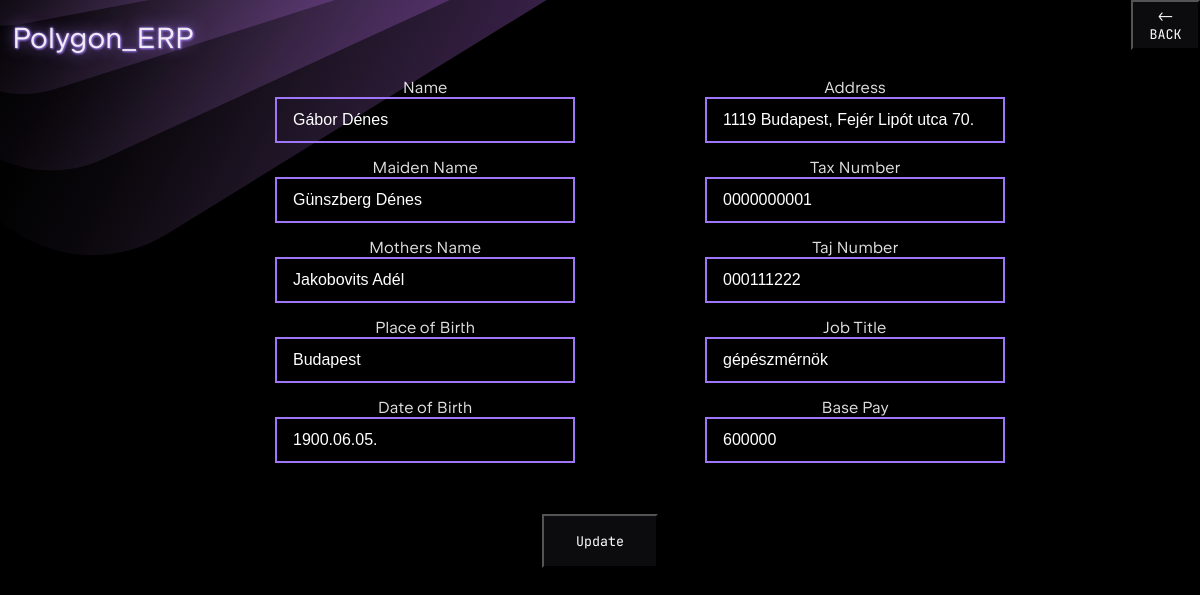
/user/edit_worker/2 (signed in), run on the app's committed database.
### polygonerp/models/user.py (models this page shows, shortened)
class User(db.Model):
    id = db.Column(db.Integer, primary_key=True)
    username = db.Column(db.String(80), unique=True, nullable=False)
    password_hash = db.Column(db.String(255), unique = True, nullable=False)
    name = db.Column(db.String(200), nullable=False)
    maiden_name = db.Column(db.String(200), nullable=False)
    mothers_name = db.Column(db.String(200), nullable=False)
    pob = db.Column(db.String(200), nullable=False)
    dob = db.Column(db.String(200), nullable=False)
    address = db.Column(db.String(200), nullable=False)
    tax_num = db.Column(db.String(10), unique=True ,nullable=False)
    taj_number = db.Column(db.String(9), unique=True, nullable=False)
    job_title = db.Column(db.String(200), nullable=False)
    base_pay = db.Column(db.Integer, nullable=False)
    email_address = db.Column(db.String(200), nullable=False)
    is_admin = db.Column(db.Boolean, nullable=False)
    first_login = db.Column(db.Boolean, default=True)

### polygonerp/controllers/user_controller.py (the view)
    def update_user(self, user_id):
        user = User.query.get_or_404(user_id)
        form = UserForm(obj=user)
        if form.validate_on_submit():
            form.populate_obj(user)
            db.session.commit()
            print('updated successfully')
            return redirect(url_for('user.search_users'))
        return render_template('user/update_user.html', user=user, form=form)

### polygonerp/controllers/auth_controller.py (called while the page is built)
        def load_logged_in_user(self):
            user_id = session.get('user_id')
            g.user = User.query.filter_by(id=user_id).first() if user_id else None

### polygonerp/templates/user/update_user.html (shortened to what this page needs)
{% extends 'base.html' %}
{% block content %}
<form class="reg_form" method="post" onsubmit="return confirmUpdate()">
  <div class="form-columns">
    <div class="form-column">
      <div class="form-group">
        {{ form.name.label }} {{ form.name(class="form_inp") }}
      </div>
      <div class="form-group">
        {{ form.maiden_name.label }} {{ form.maiden_name(class="form_inp") }}
      </div>
      <div class="form-group">
        {{ form.mothers_name.label }} {{ form.mothers_name(class="form_inp") }}
      </div>
      <div class="form-group">
        {{ form.pob.label }} {{ form.pob(class="form_inp") }}
      </div>
      <div class="form-group">
        {{ form.dob.label }} {{ form.dob(class="form_inp") }}
      </div>
    </div>
    <div class="form-column">
      <div class="form-group">
        {{ form.address.label }} {{ form.address(class="form_inp") }}
      </div>
      <div class="form-group">
        {{ form.tax_num.label }} {{ form.tax_num(class="form_inp") }}
      </div>
      <div class="form-group">
        {{ form.taj_number.label }} {{ form.taj_number(class="form_inp") }}
      </div>
      <div class="form-group">
        {{ form.job_title.label }} {{ form.job_title(class="form_inp") }}
      </div>
      <div class="form-group">
        {{ form.base_pay.label }} {{ form.base_pay(class="form_inp") }}
      </div>
    </div>
  </div>
  <div class="form-submit">
    <input type="submit" value="Update" class="sign_in_button">
  </div>
</form>
{% endblock %}

### polygonerp/static/style.css (style rules this page uses)
:root { font-family: "JetBrains Sans", Inter, system-ui, Avenir, Helvetica, Arial, sans-serif; font-weight: 300; color: rgba(255, 255, 255, 0.87); background-color: #000000; text-align: center; }
.reg_form { display: flex; flex-direction: column; align-items: center; }
.sign_in_button { font-family: "JetBrains Mono", Inter, system-ui, sans-serif; background-color: rgba(25, 25, 28, 0.5); cursor: pointer; color: rgba(255, 255, 255, 1); padding: 1rem 2rem ; margin-top: 1rem; }
.form-columns { display: flex; gap: 50px; justify-content: center; margin-bottom: 20px; flex-wrap: wrap; }
.form-column { display: flex; flex-direction: column; flex: 1; margin-left: 80px; min-width: 300px; }
.form-group { display: flex; flex-direction: column; margin-bottom: 15px; }
.form_inp { padding: 0.75rem 1rem; font-size: 16px; border: 2px solid #a076f9; background: transparent; color: white; }

### data on the page
User: name "Gábor Dénes", maiden_name "Günszberg Dénes", mothers_name "Jakobovits Adél", pob "Budapest", dob "1900.06.05.", address "1119 Budapest, Fejér Lipót utca 70.", tax_num "0000000001", taj_number "000111222", job_title "gépészmérnök", base_pay "600000"
